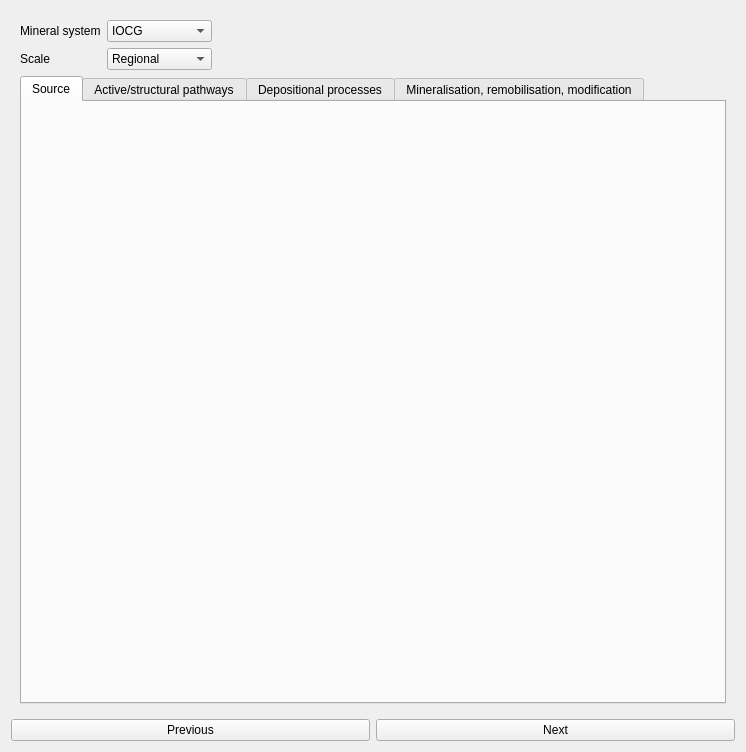
<?xml version="1.0" encoding="UTF-8"?>
<ui version="4.0">
 <class>Form</class>
 <widget class="QWidget" name="Form">
  <property name="geometry">
   <rect>
    <x>0</x>
    <y>0</y>
    <width>746</width>
    <height>752</height>
   </rect>
  </property>
  <property name="windowTitle">
   <string>Form</string>
  </property>
  <layout class="QVBoxLayout" name="verticalLayout">
   <item>
    <widget class="QStackedWidget" name="proxy_pages_widget">
     <property name="currentIndex">
      <number>0</number>
     </property>
     <widget class="QWidget" name="proxy_selection_page">
      <layout class="QVBoxLayout" name="verticalLayout_2">
       <item>
        <layout class="QHBoxLayout" name="horizontalLayout">
         <item>
          <layout class="QFormLayout" name="formLayout_4">
           <item row="0" column="0">
            <widget class="QLabel" name="label_6">
             <property name="text">
              <string>Mineral system</string>
             </property>
            </widget>
           </item>
           <item row="0" column="1">
            <widget class="QComboBox" name="mineral_system_selection">
             <item>
              <property name="text">
               <string>IOCG</string>
              </property>
             </item>
             <item>
              <property name="text">
               <string>Li-Pegmatites</string>
              </property>
             </item>
             <item>
              <property name="text">
               <string>Co-VMS</string>
              </property>
             </item>
             <item>
              <property name="text">
               <string>Custom</string>
              </property>
             </item>
            </widget>
           </item>
           <item row="1" column="0">
            <widget class="QLabel" name="label_5">
             <property name="text">
              <string>Scale</string>
             </property>
            </widget>
           </item>
           <item row="1" column="1">
            <widget class="QComboBox" name="scale_selection">
             <property name="toolTip">
              <string/>
             </property>
             <item>
              <property name="text">
               <string>Regional</string>
              </property>
             </item>
             <item>
              <property name="text">
               <string>Camp</string>
              </property>
             </item>
             <item>
              <property name="text">
               <string>Deposit</string>
              </property>
             </item>
            </widget>
           </item>
          </layout>
         </item>
         <item>
          <spacer name="horizontalSpacer">
           <property name="orientation">
            <enum>Qt::Horizontal</enum>
           </property>
           <property name="sizeHint" stdset="0">
            <size>
             <width>40</width>
             <height>20</height>
            </size>
           </property>
          </spacer>
         </item>
        </layout>
       </item>
       <item>
        <layout class="QHBoxLayout" name="horizontalLayout_5">
         <item>
          <widget class="QTabWidget" name="tabWidget_dock">
           <property name="styleSheet">
            <string notr="true"/>
           </property>
           <property name="currentIndex">
            <number>0</number>
           </property>
           <widget class="QWidget" name="source_tab_dock">
            <attribute name="title">
             <string>Source</string>
            </attribute>
           </widget>
           <widget class="QWidget" name="pathway_tab_dock">
            <attribute name="title">
             <string>Active/structural pathways</string>
            </attribute>
           </widget>
           <widget class="QWidget" name="depositional_tab_dock">
            <attribute name="title">
             <string>Depositional processes</string>
            </attribute>
           </widget>
           <widget class="QWidget" name="mineralisation_tab_dock">
            <attribute name="title">
             <string>Mineralisation, remobilisation, modification</string>
            </attribute>
           </widget>
          </widget>
         </item>
        </layout>
       </item>
      </layout>
     </widget>
     <widget class="QWidget" name="proxy_creation_page_1">
      <layout class="QVBoxLayout" name="verticalLayout_4">
       <item>
        <layout class="QVBoxLayout" name="verticalLayout_3">
         <item>
          <widget class="QLabel" name="label_7">
           <property name="text">
            <string>Workflow 1 – Compute distances to selected features</string>
           </property>
          </widget>
         </item>
         <item>
          <layout class="QFormLayout" name="formLayout">
           <item row="0" column="0">
            <widget class="QLabel" name="label_3">
             <property name="text">
              <string>Vector layer</string>
             </property>
            </widget>
           </item>
           <item row="0" column="1">
            <widget class="QgsMapLayerComboBox" name="mMapLayerComboBox"/>
           </item>
           <item row="2" column="0">
            <widget class="QLabel" name="label_2">
             <property name="text">
              <string>Selection criteria for attribute</string>
             </property>
            </widget>
           </item>
           <item row="2" column="1">
            <widget class="QgsFieldExpressionWidget" name="mFieldExpressionWidget"/>
           </item>
           <item row="3" column="0">
            <widget class="QLabel" name="label_4">
             <property name="text">
              <string>Raster template (for output)</string>
             </property>
            </widget>
           </item>
           <item row="3" column="1">
            <widget class="QgsMapLayerComboBox" name="mMapLayerComboBox_2"/>
           </item>
           <item row="1" column="1">
            <widget class="QgsFieldComboBox" name="mFieldComboBox_3"/>
           </item>
           <item row="1" column="0">
            <widget class="QLabel" name="label_29">
             <property name="text">
              <string>Attribute</string>
             </property>
            </widget>
           </item>
          </layout>
         </item>
         <item>
          <widget class="QPushButton" name="pushButton">
           <property name="text">
            <string>Compute distances</string>
           </property>
          </widget>
         </item>
         <item>
          <spacer name="verticalSpacer">
           <property name="orientation">
            <enum>Qt::Vertical</enum>
           </property>
           <property name="sizeHint" stdset="0">
            <size>
             <width>20</width>
             <height>40</height>
            </size>
           </property>
          </spacer>
         </item>
        </layout>
       </item>
      </layout>
     </widget>
     <widget class="QWidget" name="proxy_creation_page_2">
      <layout class="QVBoxLayout" name="verticalLayout_6">
       <item>
        <layout class="QVBoxLayout" name="verticalLayout_5">
         <item>
          <widget class="QLabel" name="label_8">
           <property name="text">
            <string>Workflow 2 – Compute distance to anomaly for raster data (or binarize?)</string>
           </property>
          </widget>
         </item>
         <item>
          <layout class="QFormLayout" name="formLayout_2">
           <item row="0" column="0">
            <widget class="QLabel" name="label_9">
             <property name="text">
              <string>Input raster layer</string>
             </property>
            </widget>
           </item>
           <item row="0" column="1">
            <widget class="QgsMapLayerComboBox" name="mMapLayerComboBox_3"/>
           </item>
           <item row="1" column="0">
            <widget class="QLabel" name="label_10">
             <property name="text">
              <string>Anomaly threshold value</string>
             </property>
            </widget>
           </item>
           <item row="1" column="1">
            <widget class="QgsDoubleSpinBox" name="mQgsDoubleSpinBox"/>
           </item>
          </layout>
         </item>
         <item>
          <layout class="QHBoxLayout" name="horizontalLayout_2">
           <item>
            <widget class="QPushButton" name="pushButton_3">
             <property name="text">
              <string>Binarize</string>
             </property>
            </widget>
           </item>
           <item>
            <widget class="QPushButton" name="pushButton_2">
             <property name="text">
              <string>Compute distance to anomaly</string>
             </property>
            </widget>
           </item>
          </layout>
         </item>
        </layout>
       </item>
       <item>
        <spacer name="verticalSpacer_2">
         <property name="orientation">
          <enum>Qt::Vertical</enum>
         </property>
         <property name="sizeHint" stdset="0">
          <size>
           <width>20</width>
           <height>590</height>
          </size>
         </property>
        </spacer>
       </item>
      </layout>
     </widget>
     <widget class="QWidget" name="proxy_creation_page_3">
      <layout class="QVBoxLayout" name="verticalLayout_8">
       <item>
        <widget class="QLabel" name="label_11">
         <property name="text">
          <string>Workflow 3 – Interpolate vector data and compute distance to anomaly (or binarize?)</string>
         </property>
        </widget>
       </item>
       <item>
        <layout class="QFormLayout" name="formLayout_3">
         <item row="0" column="0">
          <widget class="QLabel" name="label_12">
           <property name="text">
            <string>Input vector layer</string>
           </property>
          </widget>
         </item>
         <item row="0" column="1">
          <widget class="QgsMapLayerComboBox" name="mMapLayerComboBox_4"/>
         </item>
         <item row="1" column="0">
          <widget class="QLabel" name="label_13">
           <property name="text">
            <string>Attribute selection</string>
           </property>
          </widget>
         </item>
         <item row="1" column="1">
          <widget class="QgsFieldComboBox" name="mFieldComboBox"/>
         </item>
        </layout>
       </item>
       <item>
        <spacer name="verticalSpacer_4">
         <property name="orientation">
          <enum>Qt::Vertical</enum>
         </property>
         <property name="sizeType">
          <enum>QSizePolicy::Preferred</enum>
         </property>
         <property name="sizeHint" stdset="0">
          <size>
           <width>20</width>
           <height>10</height>
          </size>
         </property>
        </spacer>
       </item>
       <item>
        <widget class="QLabel" name="label">
         <property name="font">
          <font>
           <family>Sans</family>
           <weight>75</weight>
           <bold>true</bold>
          </font>
         </property>
         <property name="text">
          <string>Step 1 - Interpolate vector data</string>
         </property>
        </widget>
       </item>
       <item>
        <widget class="QGroupBox" name="groupBox_8">
         <property name="title">
          <string>Interpolation settings</string>
         </property>
         <layout class="QHBoxLayout" name="horizontalLayout_9">
          <item>
           <layout class="QVBoxLayout" name="verticalLayout_13">
            <item>
             <widget class="QRadioButton" name="radioButton_5">
              <property name="text">
               <string>IDW interpolation</string>
              </property>
             </widget>
            </item>
            <item>
             <layout class="QFormLayout" name="formLayout_15">
              <item row="0" column="0">
               <widget class="QLabel" name="label_34">
                <property name="text">
                 <string>Power</string>
                </property>
               </widget>
              </item>
              <item row="0" column="1">
               <widget class="QgsDoubleSpinBox" name="mQgsDoubleSpinBox_8"/>
              </item>
             </layout>
            </item>
           </layout>
          </item>
          <item>
           <layout class="QVBoxLayout" name="verticalLayout_14">
            <item>
             <widget class="QRadioButton" name="radioButton_6">
              <property name="text">
               <string>Kriging interpolation</string>
              </property>
             </widget>
            </item>
            <item>
             <layout class="QFormLayout" name="formLayout_16">
              <item row="0" column="0">
               <widget class="QLabel" name="label_35">
                <property name="text">
                 <string>Variogram model</string>
                </property>
               </widget>
              </item>
              <item row="0" column="1">
               <widget class="QComboBox" name="comboBox_10"/>
              </item>
              <item row="1" column="0">
               <widget class="QLabel" name="label_36">
                <property name="text">
                 <string>Coordinates type</string>
                </property>
               </widget>
              </item>
              <item row="1" column="1">
               <widget class="QComboBox" name="comboBox_11"/>
              </item>
              <item row="2" column="0">
               <widget class="QLabel" name="label_37">
                <property name="text">
                 <string>Kriging method</string>
                </property>
               </widget>
              </item>
              <item row="2" column="1">
               <widget class="QComboBox" name="comboBox_12"/>
              </item>
             </layout>
            </item>
           </layout>
          </item>
         </layout>
        </widget>
       </item>
       <item>
        <widget class="QGroupBox" name="groupBox">
         <property name="title">
          <string>Interpolation output settings</string>
         </property>
         <layout class="QVBoxLayout" name="verticalLayout_7">
          <item>
           <layout class="QFormLayout" name="formLayout_7">
            <item row="0" column="0">
             <widget class="QLabel" name="label_19">
              <property name="text">
               <string>Pixel size</string>
              </property>
             </widget>
            </item>
            <item row="0" column="1">
             <widget class="QgsDoubleSpinBox" name="mQgsDoubleSpinBox_3"/>
            </item>
           </layout>
          </item>
          <item>
           <widget class="QgsExtentGroupBox" name="mExtentGroupBox"/>
          </item>
         </layout>
        </widget>
       </item>
       <item>
        <spacer name="verticalSpacer_5">
         <property name="orientation">
          <enum>Qt::Vertical</enum>
         </property>
         <property name="sizeType">
          <enum>QSizePolicy::Preferred</enum>
         </property>
         <property name="sizeHint" stdset="0">
          <size>
           <width>20</width>
           <height>10</height>
          </size>
         </property>
        </spacer>
       </item>
       <item>
        <widget class="QLabel" name="label_14">
         <property name="font">
          <font>
           <family>DejaVu Sans</family>
           <weight>75</weight>
           <bold>true</bold>
          </font>
         </property>
         <property name="text">
          <string>Step 2 - Compute distances to anomaly / binarize the interpolation results</string>
         </property>
        </widget>
       </item>
       <item>
        <layout class="QFormLayout" name="formLayout_8">
         <item row="0" column="0">
          <widget class="QLabel" name="label_20">
           <property name="text">
            <string>Anomaly threshold value</string>
           </property>
          </widget>
         </item>
         <item row="0" column="1">
          <widget class="QgsDoubleSpinBox" name="mQgsDoubleSpinBox_4"/>
         </item>
        </layout>
       </item>
       <item>
        <layout class="QHBoxLayout" name="horizontalLayout_3">
         <item>
          <widget class="QPushButton" name="pushButton_4">
           <property name="text">
            <string>Interpolate + Binarize</string>
           </property>
          </widget>
         </item>
         <item>
          <widget class="QPushButton" name="pushButton_5">
           <property name="text">
            <string>Interpolate + Compute distance to anomaly</string>
           </property>
          </widget>
         </item>
        </layout>
       </item>
       <item>
        <spacer name="verticalSpacer_3">
         <property name="orientation">
          <enum>Qt::Vertical</enum>
         </property>
         <property name="sizeHint" stdset="0">
          <size>
           <width>20</width>
           <height>111</height>
          </size>
         </property>
        </spacer>
       </item>
      </layout>
     </widget>
     <widget class="QWidget" name="proxy_creation_page_4">
      <layout class="QVBoxLayout" name="verticalLayout_12">
       <item>
        <widget class="QLabel" name="label_28">
         <property name="text">
          <string>Workflow 4 – Interpolate vector data</string>
         </property>
        </widget>
       </item>
       <item>
        <layout class="QFormLayout" name="formLayout_9">
         <item row="0" column="0">
          <widget class="QLabel" name="label_21">
           <property name="text">
            <string>Input vector layer</string>
           </property>
          </widget>
         </item>
         <item row="0" column="1">
          <widget class="QgsMapLayerComboBox" name="mMapLayerComboBox_5"/>
         </item>
         <item row="1" column="0">
          <widget class="QLabel" name="label_22">
           <property name="text">
            <string>Attribute selection</string>
           </property>
          </widget>
         </item>
         <item row="1" column="1">
          <widget class="QgsFieldComboBox" name="mFieldComboBox_2"/>
         </item>
        </layout>
       </item>
       <item>
        <widget class="QGroupBox" name="groupBox_7">
         <property name="title">
          <string>Interpolation settings</string>
         </property>
         <layout class="QHBoxLayout" name="horizontalLayout_8">
          <item>
           <layout class="QVBoxLayout" name="verticalLayout_10">
            <item>
             <widget class="QRadioButton" name="radioButton_3">
              <property name="text">
               <string>IDW interpolation</string>
              </property>
             </widget>
            </item>
            <item>
             <layout class="QFormLayout" name="formLayout_13">
              <item row="0" column="0">
               <widget class="QLabel" name="label_30">
                <property name="text">
                 <string>Power</string>
                </property>
               </widget>
              </item>
              <item row="0" column="1">
               <widget class="QgsDoubleSpinBox" name="mQgsDoubleSpinBox_7"/>
              </item>
             </layout>
            </item>
           </layout>
          </item>
          <item>
           <layout class="QVBoxLayout" name="verticalLayout_11">
            <item>
             <widget class="QRadioButton" name="radioButton_4">
              <property name="text">
               <string>Kriging interpolation</string>
              </property>
             </widget>
            </item>
            <item>
             <layout class="QFormLayout" name="formLayout_14">
              <item row="0" column="0">
               <widget class="QLabel" name="label_31">
                <property name="text">
                 <string>Variogram model</string>
                </property>
               </widget>
              </item>
              <item row="0" column="1">
               <widget class="QComboBox" name="comboBox_7"/>
              </item>
              <item row="1" column="0">
               <widget class="QLabel" name="label_32">
                <property name="text">
                 <string>Coordinates type</string>
                </property>
               </widget>
              </item>
              <item row="1" column="1">
               <widget class="QComboBox" name="comboBox_8"/>
              </item>
              <item row="2" column="0">
               <widget class="QLabel" name="label_33">
                <property name="text">
                 <string>Kriging method</string>
                </property>
               </widget>
              </item>
              <item row="2" column="1">
               <widget class="QComboBox" name="comboBox_9"/>
              </item>
             </layout>
            </item>
           </layout>
          </item>
         </layout>
        </widget>
       </item>
       <item>
        <widget class="QGroupBox" name="groupBox_4">
         <property name="title">
          <string>Output settings</string>
         </property>
         <layout class="QVBoxLayout" name="verticalLayout_9">
          <item>
           <layout class="QFormLayout" name="formLayout_10">
            <item row="0" column="0">
             <widget class="QLabel" name="label_23">
              <property name="text">
               <string>Pixel size</string>
              </property>
             </widget>
            </item>
            <item row="0" column="1">
             <widget class="QgsDoubleSpinBox" name="mQgsDoubleSpinBox_5"/>
            </item>
           </layout>
          </item>
          <item>
           <widget class="QgsExtentGroupBox" name="mExtentGroupBox_2"/>
          </item>
         </layout>
        </widget>
       </item>
       <item>
        <widget class="QPushButton" name="pushButton_6">
         <property name="text">
          <string>Interpolate</string>
         </property>
        </widget>
       </item>
       <item>
        <spacer name="verticalSpacer_6">
         <property name="orientation">
          <enum>Qt::Vertical</enum>
         </property>
         <property name="sizeHint" stdset="0">
          <size>
           <width>20</width>
           <height>227</height>
          </size>
         </property>
        </spacer>
       </item>
      </layout>
     </widget>
    </widget>
   </item>
   <item>
    <layout class="QHBoxLayout" name="horizontalLayout_4">
     <item>
      <widget class="QPushButton" name="previous_btn">
       <property name="text">
        <string>Previous</string>
       </property>
      </widget>
     </item>
     <item>
      <widget class="QPushButton" name="next_btn">
       <property name="text">
        <string>Next</string>
       </property>
      </widget>
     </item>
    </layout>
   </item>
  </layout>
 </widget>
 <customwidgets>
  <customwidget>
   <class>QgsCollapsibleGroupBox</class>
   <extends>QGroupBox</extends>
   <header>qgscollapsiblegroupbox.h</header>
   <container>1</container>
  </customwidget>
  <customwidget>
   <class>QgsDoubleSpinBox</class>
   <extends>QDoubleSpinBox</extends>
   <header>qgsdoublespinbox.h</header>
  </customwidget>
  <customwidget>
   <class>QgsExtentGroupBox</class>
   <extends>QgsCollapsibleGroupBox</extends>
   <header>qgsextentgroupbox.h</header>
   <container>1</container>
  </customwidget>
  <customwidget>
   <class>QgsFieldComboBox</class>
   <extends>QComboBox</extends>
   <header>qgsfieldcombobox.h</header>
  </customwidget>
  <customwidget>
   <class>QgsFieldExpressionWidget</class>
   <extends>QWidget</extends>
   <header>qgsfieldexpressionwidget.h</header>
  </customwidget>
  <customwidget>
   <class>QgsMapLayerComboBox</class>
   <extends>QComboBox</extends>
   <header>qgsmaplayercombobox.h</header>
  </customwidget>
 </customwidgets>
 <resources/>
 <connections/>
</ui>
